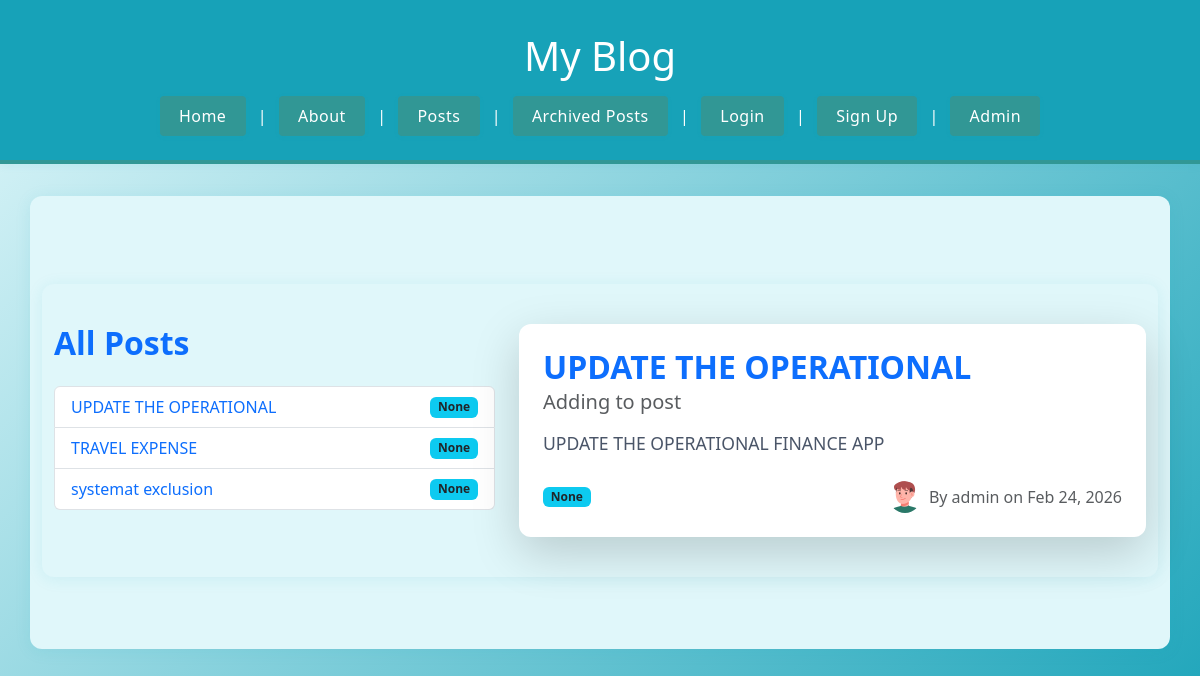
Before: /posts/?post_id=1 with the older database file.
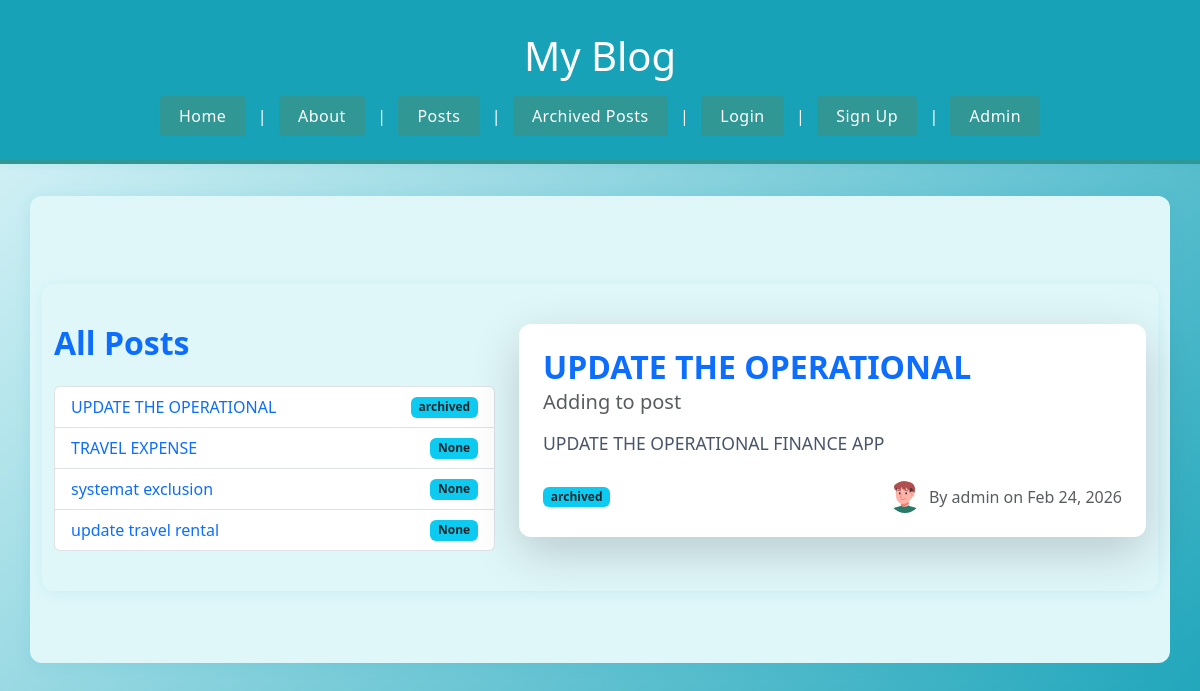
After: the same page with the newer database file.
### posts/models.py (models this page shows, shortened)
class Post(models.Model):
	title = models.CharField(max_length=128)
	subtitle = models.CharField(max_length=256)
	body = models.TextField()
	created_on = models.DateTimeField(auto_now_add=True)
	author = models.ForeignKey(
		get_user_model(),
		on_delete=models.CASCADE
	)
	status = models.ForeignKey(
		Status,
		on_delete=models.DO_NOTHING,
		null=True,
		blank=True,
		related_name='posts'
	)

class Status(models.Model):
	name = models.CharField(max_length=128, unique=True)
	description = models.CharField(max_length=256, help_text="Write a description about the status")
	def __str__(self):
		return f"{self.name}"

### accounts/models.py (models this page shows, shortened)
class Profile(models.Model):
    user = models.OneToOneField(User, on_delete=models.CASCADE)
    avatar = models.CharField(max_length=64, choices=AVATAR_CHOICES, default='avatars/A47.png')

### posts/views.py (the view)
# urls.py: path('', combined_post_list_detail, name='post_list'),
def combined_post_list_detail(request):
	posts = Post.objects.all()
	post = None
	post_id = request.GET.get('post_id')
	if post_id:
		post = get_object_or_404(Post, pk=post_id)
	return render(request, 'posts/combined_list_detail.html', {'posts': posts, 'post': post})

### templates/posts/combined_list_detail.html (shortened to what this page needs)
{% extends 'base.html' %}
{% block content %}
<div class="container mt-5">
    <div class="row">
        <div class="col-md-5">
            <h2 class="fw-bold text-primary mb-4">All Posts</h2>
            <ul class="list-group">
                {% for p in posts %}
                    <li class="list-group-item d-flex justify-content-between align-items-center">
                        <a href="?post_id={{ p.pk }}" class="text-decoration-none">{{ p.title }}</a>
                        <span class="badge bg-info text-dark">{{ p.status }}</span>
                    </li>
                {% empty %}
                    <li class="list-group-item">No posts available yet.</li>
                {% endfor %}
            </ul>
        </div>
        <div class="col-md-7">
            {% if post %}
                <div class="card shadow-lg border-0 mt-3 mt-md-0">
                    <div class="card-body p-4">
                        <h2 class="card-title fw-bold text-primary mb-2">{{ post.title }}</h2>
                        <h5 class="card-subtitle mb-3 text-muted">{{ post.subtitle }}</h5>
                        <p class="card-text fs-5">{{ post.body|linebreaks }}</p>
                        <div class="d-flex justify-content-between align-items-center mt-4">
                            <span class="badge bg-info text-dark">{{ post.status }}</span>
                            <span class="text-muted d-flex align-items-center">
                                {% with profile=post.author.profile %}
                                    <img src="/static/images/{{ profile.avatar }}" alt="avatar" style="width:32px;height:32px;object-fit:cover;border-radius:50%;margin-right:8px;">
                                {% endwith %}
                                By {{ post.author }} on {{ post.created_on|date:'M d, Y' }}
                            </span>
                        </div>
                    </div>
                </div>
            {% else %}
                <div class="alert alert-info mt-3">Select a post to view details.</div>
            {% endif %}
        </div>
    </div>
</div>
{% endblock %}

### templates/base.html (shortened to what this page needs)
<!DOCTYPE html>
<html lang="en">
<head>
    {% load static %}
    <link rel="stylesheet" href="{% static 'css/style.css' %}">
    <link href="https://cdn.jsdelivr.net/npm/bootstrap@5.3.0/dist/css/bootstrap.min.css" rel="stylesheet">
</head>
<body>
    <div class="header">
        <h1>My Blog</h1>
        <nav>
            <a href="/">Home</a> |
            <a href="/about/">About</a> |
            <a href="/posts/">Posts</a> |
            <a href="/posts/archived/">Archived Posts</a> |
            {% if user.is_authenticated %}
                <span>Welcome, {{ user.username }}!</span> |
                <form action="/accounts/logout/" method="post" style="display:inline;">
                    {% csrf_token %}
                    <button type="submit" style="background:none;border:none;padding:0;margin:0;color:#0d6efd;text-decoration:underline;cursor:pointer;">Logout</button>
                </form> |
            {% else %}
                <a href="/accounts/login/">Login</a> |
                <a href="/accounts/signup/">Sign Up</a> |
            {% endif %}
            <a href="/admin/">Admin</a>
        </nav>
    </div>
    <div class="container">
        {% block content %}{% endblock %}
    </div>
</body>
</html>

### static/css/style.css (style rules this page uses)
body { font-family: 'Segoe UI', Arial, sans-serif; background: linear-gradient(135deg, #e0f7fa 0%, #17a2b8 100%); margin: 0; padding: 0; min-height: 100vh; color: #234e52; }
.header { background: #17a2b8; color: #fff; padding: 2rem 0 1.5rem 0; text-align: center; border-bottom: 4px solid #319795; box-shadow: 0 2px 8px rgba(23,162,184,0.08); }
.header nav { margin-top: 1rem; }
.header nav a { display: inline-block; margin: 0 0.5rem; padding: 0.5rem 1.2rem; color: #fff; background: #319795; border-radius: 4px; text-decoration: none; font-weight: 500; letter-spacing: 0.5px; transition: background 0.2s, color 0.2s, box-shadow 0.2s; box-shadow: 0 1px 4px rgba(23,162,184,0.10); }
.container { max-width: 900px; margin: 2rem auto; background: #e0f7fa; box-shadow: 0 2px 16px rgba(23,162,184,0.10); border-radius: 12px; padding: 2.5rem 2rem; }
p, .card-text { font-size: 1.1rem; color: #4a5568; }
.card { border-radius: 12px !important; border: 1px solid #17a2b8; box-shadow: 0 2px 12px rgba(23,162,184,0.10); transition: box-shadow 0.2s; background: #fff; }
.badge { font-size: 1rem; padding: 0.5em 1em; border-radius: 8px; font-weight: 500; background: #17a2b8; color: #fff; }

Changed rows visible on the page:
changed Post "UPDATE THE OPERATIONAL": status "None" → "archived"
added Post: title "update travel rental", status "None"
